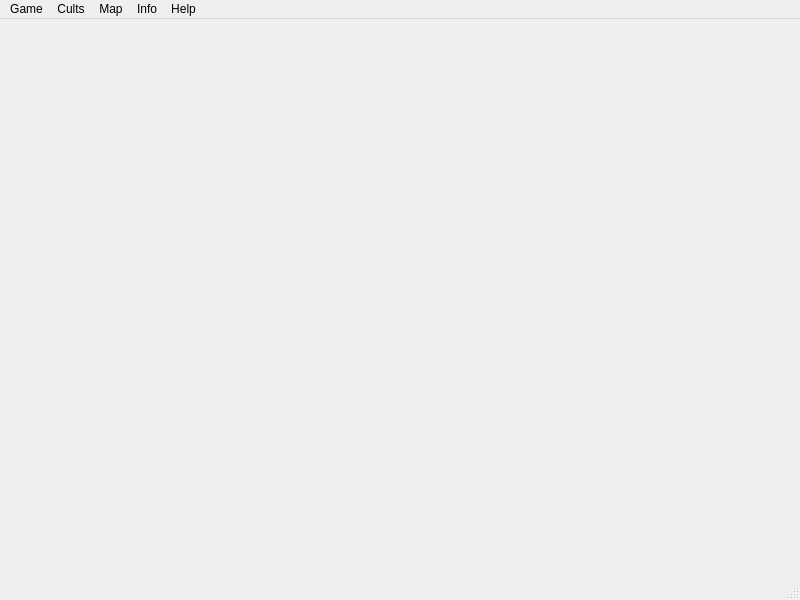
<?xml version="1.0" encoding="UTF-8"?>
<ui version="4.0">
 <class>GameScreen</class>
 <widget class="QMainWindow" name="GameScreen">
  <property name="geometry">
   <rect>
    <x>0</x>
    <y>0</y>
    <width>800</width>
    <height>600</height>
   </rect>
  </property>
  <property name="windowTitle">
   <string>GameScreen</string>
  </property>
  <widget class="QWidget" name="centralwidget"/>
  <widget class="QMenuBar" name="menubar">
   <property name="geometry">
    <rect>
     <x>0</x>
     <y>0</y>
     <width>800</width>
     <height>25</height>
    </rect>
   </property>
   <widget class="QMenu" name="menuGame">
    <property name="title">
     <string>Game</string>
    </property>
    <addaction name="actionNew_Game"/>
    <addaction name="actionLoad_Game"/>
    <addaction name="actionMain_Menu"/>
    <addaction name="actionExit"/>
   </widget>
   <widget class="QMenu" name="menuCults">
    <property name="title">
     <string>Cults</string>
    </property>
    <addaction name="actionList_Cults"/>
   </widget>
   <widget class="QMenu" name="menuMap">
    <property name="title">
     <string>Map</string>
    </property>
   </widget>
   <widget class="QMenu" name="menuInfo">
    <property name="title">
     <string>Info</string>
    </property>
    <addaction name="actionShow_Game_Info"/>
    <addaction name="actionShow_Map_Info"/>
    <addaction name="actionShow_Cult_Info"/>
   </widget>
   <widget class="QMenu" name="menuHelp">
    <property name="title">
     <string>Help</string>
    </property>
   </widget>
   <addaction name="menuGame"/>
   <addaction name="menuCults"/>
   <addaction name="menuMap"/>
   <addaction name="menuInfo"/>
   <addaction name="menuHelp"/>
  </widget>
  <widget class="QStatusBar" name="statusbar"/>
  <action name="actionNew_Game">
   <property name="text">
    <string>New Game</string>
   </property>
  </action>
  <action name="actionLoad_Game">
   <property name="text">
    <string>Load Game</string>
   </property>
  </action>
  <action name="actionMain_Menu">
   <property name="text">
    <string>Main Menu</string>
   </property>
  </action>
  <action name="actionExit">
   <property name="text">
    <string>Exit</string>
   </property>
  </action>
  <action name="actionList_Cults">
   <property name="text">
    <string>List Cults</string>
   </property>
  </action>
  <action name="actionShow_Game_Info">
   <property name="text">
    <string>Show Game Info</string>
   </property>
  </action>
  <action name="actionShow_Map_Info">
   <property name="text">
    <string>Show Map Info</string>
   </property>
  </action>
  <action name="actionShow_Cult_Info">
   <property name="text">
    <string>Show Cult Info</string>
   </property>
  </action>
 </widget>
 <resources/>
 <connections/>
</ui>
